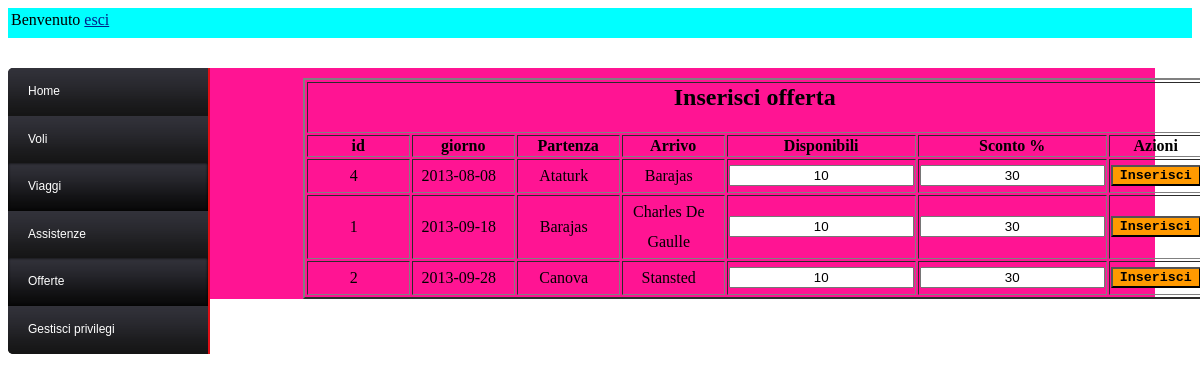
Screenshot of /admin/manageofferte.php?option=insert (signed in) with the database file from the repository.
### tables this page shows
CREATE TABLE IF NOT EXISTS `Viaggi` (
  `idViaggio` int(11) NOT NULL AUTO_INCREMENT,
  `giorno` date NOT NULL,
  `stato` enum('effettuato','previsto','soppresso') DEFAULT 'previsto',
  `prezzoPrima` int(11) DEFAULT NULL,
  `prezzoSeconda` int(11) NOT NULL,
  `postiPrima` int(11) DEFAULT NULL,
  `postiSeconda` int(11) NOT NULL,
  `idTratta` int(11) NOT NULL,
  `inseritoDa` int(11) NOT NULL,
  PRIMARY KEY (`idViaggio`),
  KEY `inseritoDa` (`inseritoDa`),
  KEY `idTratta` (`idTratta`)
);

### admin/manageofferte.php (the view, shortened to what this page needs)
<html>
	<head>
		<head>
			<link rel="stylesheet" type="text/css" href="../component/style.css">
		</head>
	</head>
	<body link="#002089" alink="#002089" vlink="#002089">
		<?php
			if(isset($_SESSION['Privileges']) && $_SESSION['Privileges']=="Admin"){
				require "../component/db_connection.php";
				include "banneradmin.php";
				include "sidebar.php";
				if(isset($_REQUEST['option']) && $_REQUEST['option']=="insert"){
					echo "<div class=\"content\">
							<div style=\"padding-left:10%\">
							<table border=\"2\">
							<tr>
								<td colspan=\"7\" align=\"center\"><h2>Inserisci offerta</h2></td>
							</tr>
							<th>id</th>
							<th>giorno</th>
							<th>Partenza</th>
							<th>Arrivo</th>
							<th>Disponibili</th>
							<th>Sconto %</th>
							<th>Azioni</th>";
								$query = "SELECT vi.idViaggio, vi.giorno, vt.Partenza, vt.Arrivo
											FROM Viaggi vi JOIN viewTratte vt ON (vi.idTratta=vt.Tratta) WHERE vi.stato='previsto'
											AND vi.idViaggio NOT IN (SELECT idViaggio FROM Offerte) ORDER BY vi.giorno";
								$result = mysql_query($query,$conn) or die("Query fallita - Select viaggi non in offerta" . mysql_error($conn));
									while ($row = mysql_fetch_row($result))
										{
										echo "<form method=\"GET\" action=\"manageofferte.php\" class=\"form\">
													<tr>
														<input type=\"hidden\" name=\"option\" value=\"insert\">
														<input type=\"hidden\" name=\"idviaggio\" value=\"$row[0]\">
														<td align=\"center\" style=\"padding-right:10px\"><label> $row[0] </label></td>
														<td align=\"center\" style=\"padding-right:10px\"><label> $row[1] </label></td>
														<td align=\"center\" style=\"padding-right:10px\"><label> $row[2] </label></td>
														<td align=\"center\" style=\"padding-right:10px\"><label> $row[3] </label></td>
														<td><input style=\"text-align:center\" type=\"TEXT\" name=\"discount\" value=\"10\"/></td>
														<td><input style=\"text-align:center\" type=\"TEXT\" name=\"disp\" value=\"30\"/></td>
														<td align=\"center\"><input type=\"submit\" value=\"Inserisci\" class=\"button\"/></td>
													</tr>
											  </form>";
									}
									echo"
							</table>
							</div>
					</div>";
				}
			}
			else
				include "error.php";
		?>
	</body>
</html>

### component/style.css (style rules this page uses)
body { background-image: url(../images/bg.gif); }
label { display: block; line-height: 30px; width: 90px; }
.button { font-family: monospace; font-weight: bold; width: 90px; background-color: #FF9900; }
.content { width: 80%; margin-top: 30px; background-color: #FF1493; padding-top: 10px; float: left; }

### rows the page displays
viaggi: idViaggio "4", giorno "2013-08-08", row "Ataturk", row "Barajas"
viaggi: idViaggio "1", giorno "2013-09-18", row "Barajas", row "Charles De Gaulle"
viaggi: idViaggio "2", giorno "2013-09-28", row "Canova", row "Stansted"
